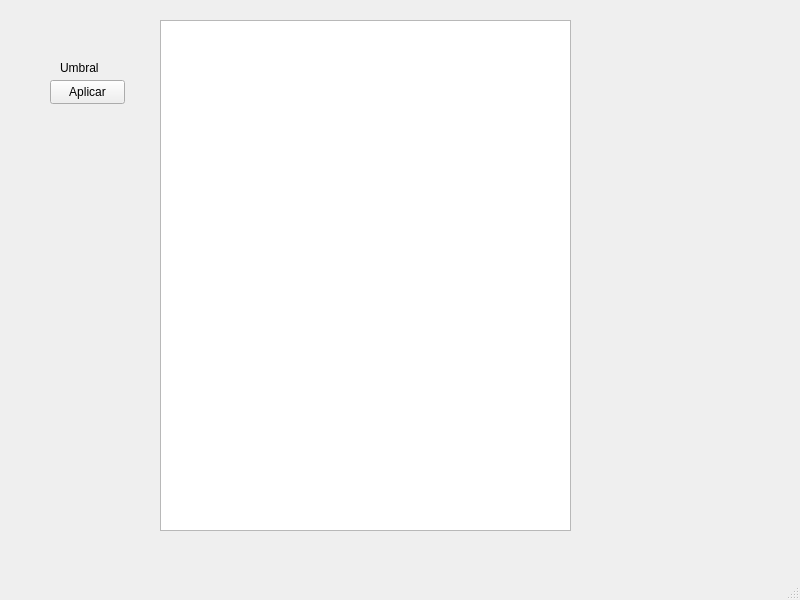
<?xml version="1.0" encoding="UTF-8"?>
<ui version="4.0">
 <class>MainWindow</class>
 <widget class="QMainWindow" name="MainWindow">
  <property name="geometry">
   <rect>
    <x>0</x>
    <y>0</y>
    <width>800</width>
    <height>600</height>
   </rect>
  </property>
  <property name="windowTitle">
   <string>MainWindow</string>
  </property>
  <widget class="QWidget" name="centralwidget">
   <widget class="QLabel" name="label_2">
    <property name="geometry">
     <rect>
      <x>60</x>
      <y>60</y>
      <width>49</width>
      <height>16</height>
     </rect>
    </property>
    <property name="text">
     <string>Umbral</string>
    </property>
   </widget>
   <widget class="QPushButton" name="pushButton">
    <property name="geometry">
     <rect>
      <x>50</x>
      <y>80</y>
      <width>75</width>
      <height>24</height>
     </rect>
    </property>
    <property name="text">
     <string>Aplicar</string>
    </property>
   </widget>
   <widget class="QGraphicsView" name="graphicsView">
    <property name="geometry">
     <rect>
      <x>160</x>
      <y>20</y>
      <width>411</width>
      <height>511</height>
     </rect>
    </property>
   </widget>
  </widget>
  <widget class="QMenuBar" name="menubar">
   <property name="geometry">
    <rect>
     <x>0</x>
     <y>0</y>
     <width>800</width>
     <height>22</height>
    </rect>
   </property>
  </widget>
  <widget class="QStatusBar" name="statusbar"/>
 </widget>
 <resources/>
 <connections/>
</ui>
